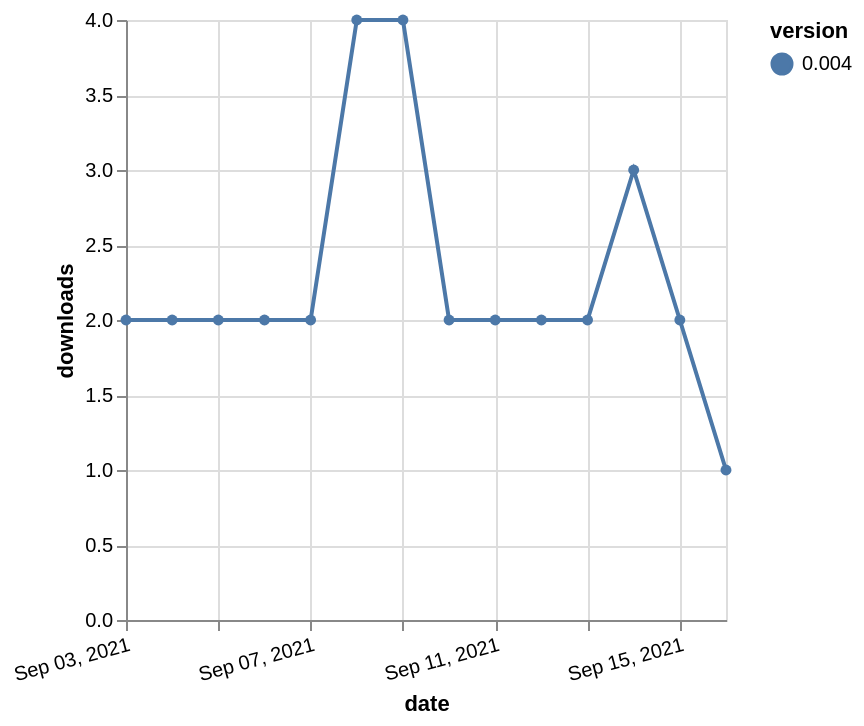

The specification (Vega-Lite) saved for this image:
### Vega-Lite specification from a JSON file in a GitHub repository (floating-point values rounded to 4 significant figures)
{"$schema": "https://vega.github.io/schema/vega-lite/v5.json", "description": "A simple bar chart with embedded data.", "data": {"values": [{"date": "2021-09-03", "total": 2666, "delta": 2, "version": "0.004"}, {"date": "2021-09-04", "total": 2668, "delta": 2, "version": "0.004"}, {"date": "2021-09-05", "total": 2670, "delta": 2, "version": "0.004"}, {"date": "2021-09-06", "total": 2672, "delta": 2, "version": "0.004"}, {"date": "2021-09-07", "total": 2674, "delta": 2, "version": "0.004"}, {"date": "2021-09-08", "total": 2678, "delta": 4, "version": "0.004"}, {"date": "2021-09-09", "total": 2682, "delta": 4, "version": "0.004"}, {"date": "2021-09-10", "total": 2684, "delta": 2, "version": "0.004"}, {"date": "2021-09-11", "total": 2686, "delta": 2, "version": "0.004"}, {"date": "2021-09-12", "total": 2688, "delta": 2, "version": "0.004"}, {"date": "2021-09-13", "total": 2690, "delta": 2, "version": "0.004"}, {"date": "2021-09-14", "total": 2693, "delta": 3, "version": "0.004"}, {"date": "2021-09-15", "total": 2695, "delta": 2, "version": "0.004"}, {"date": "2021-09-16", "total": 2696, "delta": 1, "version": "0.004"}]}, "width": "container", "mark": {"type": "line", "point": {"filled": true}}, "encoding": {"x": {"field": "date", "type": "temporal", "timeUnit": "yearmonthdate", "title": "date", "axis": {"labelAngle": -15}}, "y": {"field": "delta", "type": "quantitative", "title": "downloads"}, "color": {"field": "version", "type": "nominal"}, "tooltip": {"field": "delta"}}}
